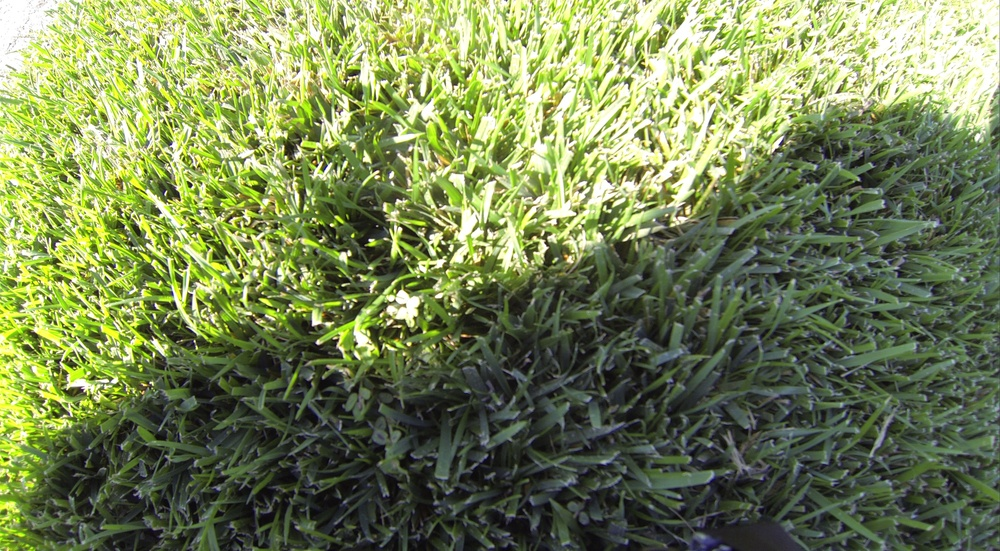
#> input picture test/G0010109.JPG, 1000 x 551 px, shrunk from 3920 x 2160 before the run
$ python testPeakDetector.py ../G0010109.JPG
#> lines starting #> are read from the running program, lines starting #| are printed output that depends on the picture; after the words box and inside, x2 and y2 are one past the last pixel; in counts of white or black regions, pixels touching at a corner belong together
#> further down, image is the input picture: shape (551, 1000, 3); mean R, G, B 118.9, 132.2, 85.6
### src/image_preprocess/PeakDetector.py
from skimage import img_as_float
from skimage import color
from skimage import io
import numpy as np
from skimage.feature import peak_local_max, corner_peaks

__author__ = 'Kern'

io.use_plugin('matplotlib')


def generate_color_map(image, color_mask):
#> called with color_mask = (1, 0.5, 0.5)
    img_f = img_as_float(image)
    black_mask = color.rgb2gray(img_f) < 0.1
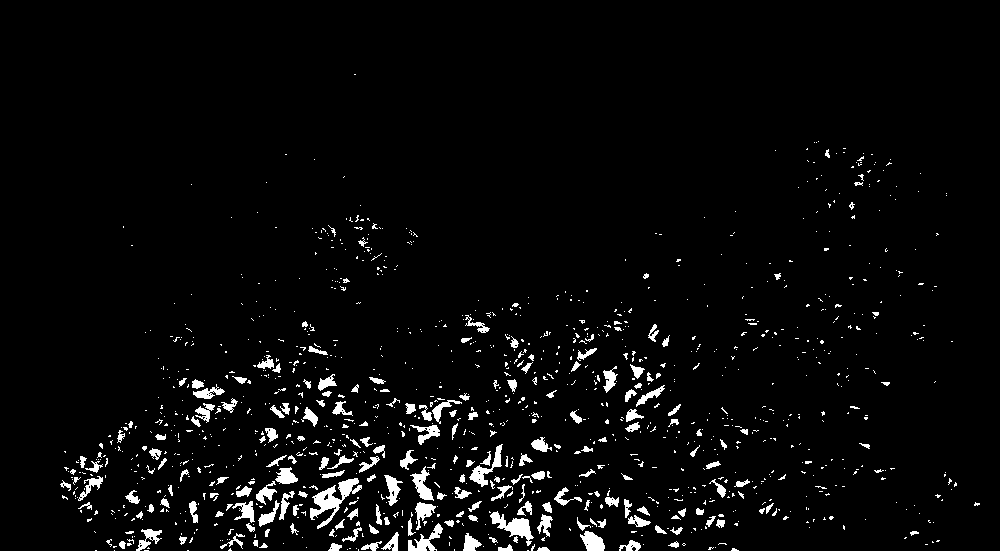
#> black_mask: shape (551, 1000) bool; 3.8% white; 1184 white regions (971 under 20 px), largest, box (x1, y1, x2, y2) and area: (310, 478, 362, 529) 866, (490, 511, 534, 546) 579, (469, 444, 503, 487) 402
    distance = color.rgb2gray(1 - np.abs(img_f - color_mask))
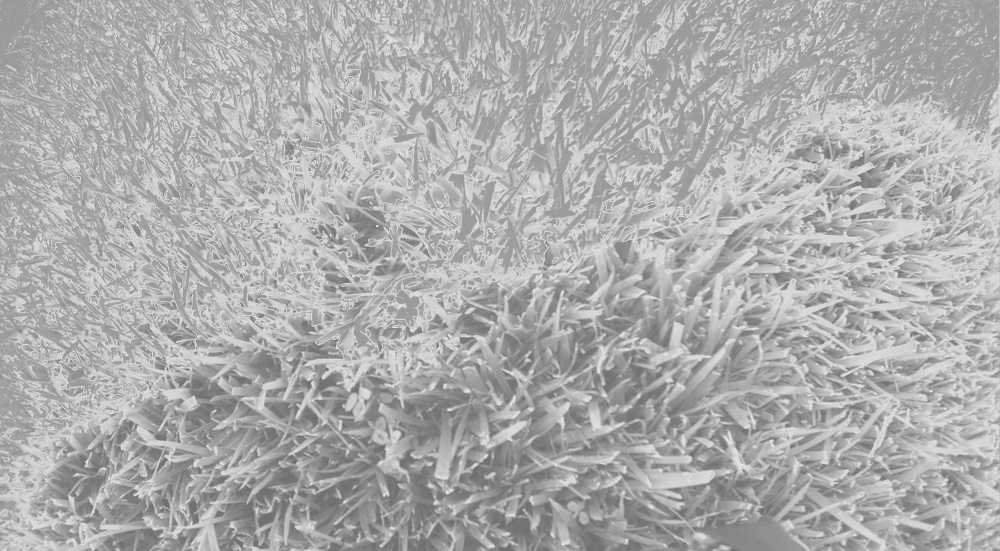
#> distance: shape (551, 1000) float64; min 0.406, max 0.909, mean 0.681
    distance[black_mask] = 0
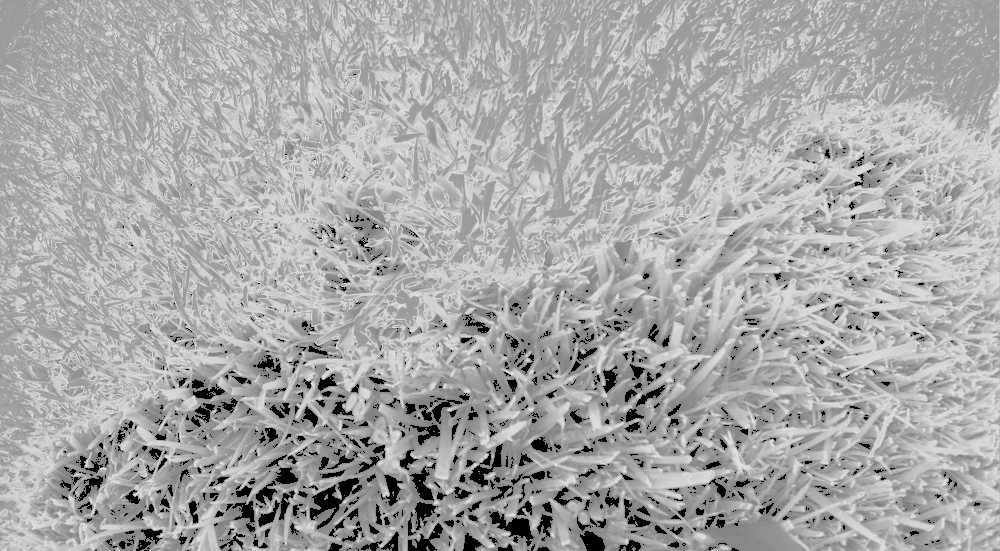
#> distance: shape (551, 1000) float64; 3.79% of pixels changed, all inside (x1, y1, x2, y2) = (60, 74, 980, 551)
    return distance


def generate_red_map(image):
    return generate_color_map(image, (1, 0, 0))


def generate_green_map(image):
    return generate_color_map(image, (0, 1, 0))


def generate_pink_map(image):
    return generate_color_map(image, (1, 0.5, 0.5))


def peak_detector(distance_map, threshold, min_d, num_peaks=6):
    return peak_local_max(distance_map, threshold_rel=threshold, min_distance=min_d, num_peaks=num_peaks)


# [9 lines left out: function peak_corner_detector, not called in this run]

### test/image_preprocess/testPeakDetector.py
import sys

from skimage import io
import matplotlib.pyplot as plt

from src.image_preprocess.PeakDetector import *

__author__ = 'Kern'

if len(sys.argv) < 2:
    raise ValueError("Usage:", sys.argv[0], " Missing some argument to indicate input files")
path = sys.argv[1]

image = io.imread(path)
distance_mark = generate_pink_map(image)
coords_red = peak_detector(distance_mark, 0.825, 50)
#> coords_red = [[257, 565], [102, 869], [281, 71], [112, 338], [362, 59], [183, 122]]

print(coords_red.shape)
#| (6, 2)

f, (ax0, ax2, ax1) = plt.subplots(1, 3, figsize=(20, 15))
ax0.imshow(image)
ax0.set_title('Input image')
ax1.imshow(image)
ax1.set_title('Marker locations')
ax1.plot(coords_red[:, 1], coords_red[:, 0], 'ro')
ax2.imshow(distance_mark, interpolation='nearest', cmap='gray')
ax2.set_title('Distance to pure red')
plt.show()
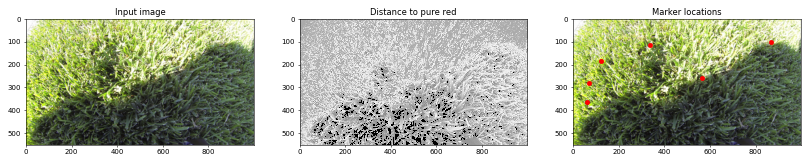
#> figure drawn by matplotlib, 3 panels
